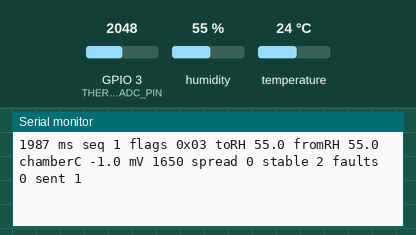
Recording of a program running on a simulated Seeed XIAO ESP32-C3. Shown: the last lines printed to the serial monitor. Wiring (inferred from the names in the program): SHT3x sensor at I2C address 0x44. The inputs (shaded band) are chosen by the test bench; at power-on: humidity 55 %, GPIO 3 (THERMISTOR_ADC_PIN) = 2048, temperature 24 °C (analog values on the 0–4095 scale).

Above: at 2.0 s.
2.1 s: humidity set to 22 %
At 3.5 s:
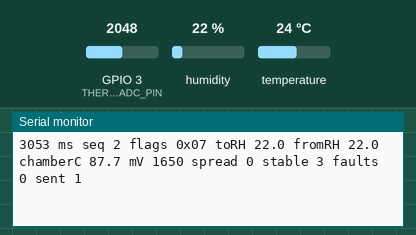
3.6 s: GPIO 3 (THERMISTOR_ADC_PIN) set to 2866
At 4.9 s:
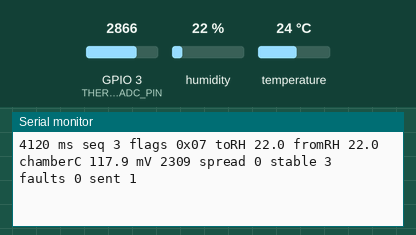
5.1 s: humidity set to 40 %
At 6.1 s:
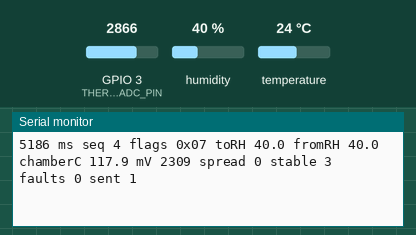
6.6 s: GPIO 3 (THERMISTOR_ADC_PIN) set to 3140
At 7.7 s:
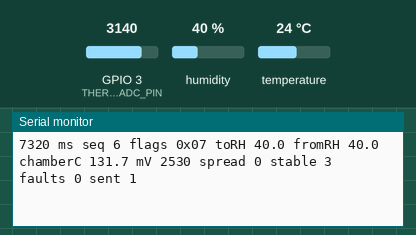
Timing chart, 0 to 9.1 s (numbered marks = the images above; inputs shaded):
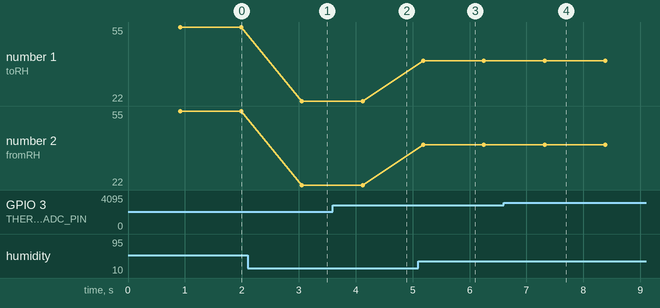

The program:

main.cpp
```cpp
/* AeroSentry XIAO ESP32-C3 sensor node.
   Reads two SHT31-D sensors and one 100K NTC 3950, then broadcasts
   the shared packet. Missing sensors are sent with their flag clear. */

#include <Arduino.h>
#include <Wire.h>
#include <WiFi.h>
#include <esp_now.h>
#include <esp_wifi.h>
#include <math.h>
#include "config.h"

static uint32_t sequenceNumber = 0;
static bool radioReady = false;
static int chamberMillivolts = -1;
static int chamberSpread = -1;

static uint8_t crc8(const uint8_t *data, int length) {
    uint8_t crc = 0xFF;
    for (int i = 0; i < length; ++i) {
        crc ^= data[i];
        for (int bit = 0; bit < 8; ++bit) {
            if (crc & 0x80) crc = (uint8_t)((crc << 1) ^ 0x31);
            else crc <<= 1;
        }
    }
    return crc;
}

static int16_t toCenti(float value) {
    float scaled = value * 100.0f;
    if (scaled > 32767.0f) return 32767;
    if (scaled < -32768.0f) return -32768;
    return (int16_t)lroundf(scaled);
}

static bool readSht31(uint8_t sda, uint8_t scl, uint8_t address,
                      float &humidity, float &tempC) {
    static int activeSda = -1;
    static int activeScl = -1;
    if (activeSda != sda || activeScl != scl) {
        if (activeSda >= 0) Wire.end();
        delay(2);
        if (!Wire.begin(sda, scl)) return false;
        Wire.setClock(100000);
        activeSda = sda;
        activeScl = scl;
    }

    Wire.beginTransmission(address);
    Wire.write(0x24);
    Wire.write(0x00);
    if (Wire.endTransmission() != 0) return false;

    delay(20);
    if (Wire.requestFrom(address, (uint8_t)6) != 6) return false;

    uint8_t data[6];
    for (int i = 0; i < 6; ++i) data[i] = Wire.read();
    if (crc8(data, 2) != data[2] || crc8(data + 3, 2) != data[5]) return false;

    uint16_t rawTemp = ((uint16_t)data[0] << 8) | data[1];
    uint16_t rawHumidity = ((uint16_t)data[3] << 8) | data[4];
    tempC = -45.0f + 175.0f * ((float)rawTemp / 65535.0f);
    humidity = 100.0f * ((float)rawHumidity / 65535.0f);
    return humidity >= 0.0f && humidity <= 100.5f && tempC >= -40.0f && tempC <= 125.0f;
}

static bool readChamber(float &tempC) {
    const int sampleCount = 8;
    int samples[sampleCount];
    int low = 4096;
    int high = 0;
    for (int i = 0; i < sampleCount; ++i) {
        samples[i] = analogReadMilliVolts(THERMISTOR_ADC_PIN);
        if (samples[i] < low) low = samples[i];
        if (samples[i] > high) high = samples[i];
        delay(2);
    }
    chamberSpread = high - low;

    for (int i = 1; i < sampleCount; ++i) {
        const int value = samples[i];
        int j = i;
        while (j > 0 && samples[j - 1] > value) {
            samples[j] = samples[j - 1];
            --j;
        }
        samples[j] = value;
    }
    long total = 0;
    for (int i = 1; i < sampleCount - 1; ++i) total += samples[i];
    const int millivolts = (int)(total / (sampleCount - 2));
    chamberMillivolts = millivolts;
    if (chamberSpread > NTC_MAX_SPREAD_MV) return false;
    if (millivolts < 80 || millivolts > 3100) return false;

    float volts = millivolts / 1000.0f;
    float resistance = NTC_SERIES_OHMS * (NTC_VCC - volts) / volts;
    if (resistance < 100.0f || resistance > 2000000.0f) return false;

    float t0Kelvin = NTC_T0_C + 273.15f;
    float invKelvin = (1.0f / t0Kelvin) + logf(resistance / NTC_R0_OHMS) / NTC_BETA;
    tempC = (1.0f / invKelvin) - 273.15f;
    return tempC >= -20.0f && tempC <= 150.0f;
}

static uint8_t findSht31(uint8_t sda, uint8_t scl) {
    for (uint8_t address = 0x44; address <= 0x45; ++address) {
        float humidity = 0.0f;
        float tempC = 0.0f;
        if (readSht31(sda, scl, address, humidity, tempC)) return address;
    }
    return 0;
}

static bool radioBegin() {
    WiFi.mode(WIFI_STA);
    WiFi.disconnect();
    esp_wifi_set_ps(WIFI_PS_NONE);
    if (esp_wifi_set_channel(AEROSENTRY_ESPNOW_CHANNEL, WIFI_SECOND_CHAN_NONE) != ESP_OK) {
        return false;
    }
    if (esp_now_init() != ESP_OK) return false;

    esp_now_peer_info_t peer = {};
    memset(&peer, 0, sizeof(peer));
    for (int i = 0; i < 6; ++i) peer.peer_addr[i] = 0xFF;
    peer.channel = AEROSENTRY_ESPNOW_CHANNEL;
    peer.encrypt = false;
    if (esp_now_add_peer(&peer) != ESP_OK) return false;
    return true;
}

void setup() {
    Serial.begin(115200);
    delay(800);
    Serial.println(F("\n=== AeroSentry XIAO sensor node ==="));

    pinMode(THERMISTOR_ADC_PIN, INPUT);
    analogReadResolution(12);
    analogSetPinAttenuation(THERMISTOR_ADC_PIN, ADC_11db);

    radioReady = radioBegin();
    Serial.println(radioReady ? F("ESP-NOW broadcast ready") : F("ESP-NOW init failed"));
    Serial.printf("Channel %d  MAC %s\n", AEROSENTRY_ESPNOW_CHANNEL, WiFi.macAddress().c_str());
    Serial.println(F("To-Engine I2C D4/D5, From-Engine I2C D8/D9, thermistor D1"));
    const uint8_t toAddr = findSht31(TO_SDA_PIN, TO_SCL_PIN);
    const uint8_t fromAddr = findSht31(FROM_SDA_PIN, FROM_SCL_PIN);
    Serial.printf("To-Engine SHT31 %s\n", toAddr ? (toAddr == 0x44 ? "0x44" : "0x45") : "not found");
    Serial.printf("From-Engine SHT31 %s\n", fromAddr ? (fromAddr == 0x44 ? "0x44" : "0x45") : "not found");
    Serial.println(F("Thermistor: 3V3 -- NTC -- D1 -- 10k -- GND"));
    Serial.println(CHAMBER_DIVIDER_INSTALLED
                       ? F("Chamber divider installed")
                       : F("Chamber reading disabled until the 10k is installed"));
}

void loop() {
    SensorPacket packet = {};
    packet.version = AEROSENTRY_PACKET_VERSION;
    packet.sequence = sequenceNumber++;

    float toHumidity = 0.0f;
    float fromHumidity = 0.0f;
    float tempC = 0.0f;
    if (readSht31(TO_SDA_PIN, TO_SCL_PIN, 0x44, toHumidity, tempC) ||
        readSht31(TO_SDA_PIN, TO_SCL_PIN, 0x45, toHumidity, tempC)) {
        packet.flags |= SENSOR_FLAG_TO_VALID;
        packet.toEngineRhCenti = toCenti(toHumidity);
        packet.toEngineTempCenti = toCenti(tempC);
    }
    if (readSht31(FROM_SDA_PIN, FROM_SCL_PIN, 0x44, fromHumidity, tempC) ||
        readSht31(FROM_SDA_PIN, FROM_SCL_PIN, 0x45, fromHumidity, tempC)) {
        packet.flags |= SENSOR_FLAG_FROM_VALID;
        packet.fromEngineRhCenti = toCenti(fromHumidity);
        packet.fromEngineTempCenti = toCenti(tempC);
    }
    static uint8_t chamberStable = 0;
    static uint8_t chamberFaults = 0;
    if (CHAMBER_DIVIDER_INSTALLED && readChamber(tempC)) {
        chamberFaults = 0;
        if (chamberStable < 3) chamberStable++;
    } else {
        if (chamberFaults < 3) chamberFaults++;
        // One or two isolated bad samples recover on the next good sample.
        // Three consecutive faults require three good samples to requalify.
        if (chamberFaults >= 3) chamberStable = 0;
    }
    if (chamberStable >= 3 && chamberFaults == 0) {
        packet.flags |= SENSOR_FLAG_CHAMBER_VALID;
        packet.chamberTempCenti = toCenti(tempC);
    }

    bool sent = false;
    if (radioReady) {
        uint8_t broadcast[6] = {0xFF, 0xFF, 0xFF, 0xFF, 0xFF, 0xFF};
        sent = esp_now_send(broadcast, (uint8_t *)&packet, sizeof(packet)) == ESP_OK;
    }

    Serial.printf("%lu ms seq %lu flags 0x%02X toRH %.1f fromRH %.1f chamberC %.1f mV %d spread %d stable %u faults %u sent %d\n",
                  (unsigned long)millis(), (unsigned long)packet.sequence, packet.flags,
                  (packet.flags & SENSOR_FLAG_TO_VALID) ? toHumidity : -1.0f,
                  (packet.flags & SENSOR_FLAG_FROM_VALID) ? fromHumidity : -1.0f,
                  (packet.flags & SENSOR_FLAG_CHAMBER_VALID) ? tempC : -1.0f,
                  chamberMillivolts, chamberSpread, chamberStable, chamberFaults, sent ? 1 : 0);
    delay(SEND_INTERVAL_MS);
}
```

config.h
```cpp
#ifndef XIAO_CONFIG_H
#define XIAO_CONFIG_H

#include <Arduino.h>
#include "sensor_packet.h"

/* XIAO ESP32-C3. The chip has one I2C controller, so the two buses are
   selected one at a time. Both SHT31 boards may use the same ADDR pin. */
#define TO_SDA_PIN          6    // D4, To-Engine SDA
#define TO_SCL_PIN          7    // D5, To-Engine SCL
#define FROM_SDA_PIN        8    // D8, From-Engine SDA
#define FROM_SCL_PIN        9    // D9, From-Engine SCL
#define THERMISTOR_ADC_PIN  3    // D1

/* Tried on each bus. ADDR to GND is 0x44. ADDR to 3V3 is 0x45. */

/* 3V3 -- thermistor -- D1 -- 10k -- GND.
   Keep this 1 only while the external pulldown is installed. A missing pulldown
   can look like a real temperature, so Recharge requires the chamber-valid flag. */
#define CHAMBER_DIVIDER_INSTALLED  1
#define NTC_SERIES_OHMS     10000.0f
#define NTC_R0_OHMS         100000.0f
#define NTC_BETA            3950.0f
#define NTC_T0_C            25.0f
#define NTC_VCC             3.3f
/* Quiet bench spread was 1-12 mV. Finger contact reached 36 mV while the
   average remained a valid temperature. Reject only a disconnect-like swing. */
#define NTC_MAX_SPREAD_MV   150

#define SEND_INTERVAL_MS    1000UL

#endif
```

Measured:
- after the input at 2.1 s, the serial monitor: prints a new line after 0.95 s (image 1)
- after the input at 3.6 s, the serial monitor: prints a new line after 0.52 s (image 2)
- after the input at 5.1 s, the serial monitor: prints a new line after 0.09 s (image 3)
- after the input at 6.6 s, the serial monitor: prints a new line after 0.72 s (image 4)
- plotted number 1: 55 → 22 after the input at 2.1 s, 22 → 40 after the input at 5.1 s
- plotted number 2: 55 → 22 after the input at 2.1 s, 22 → 40 after the input at 5.1 s
